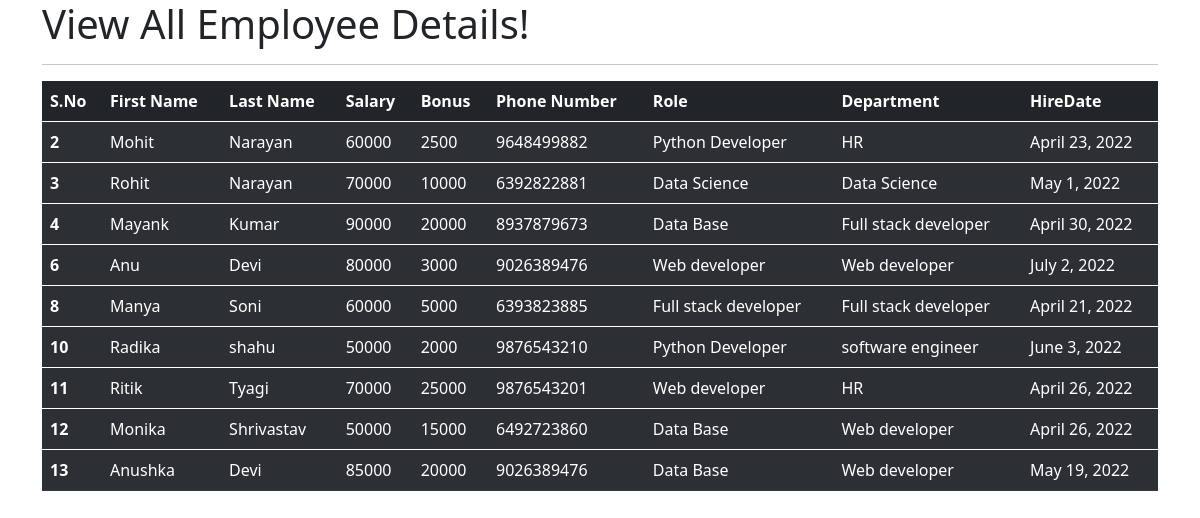
The page /all_emp on the database as committed earlier.
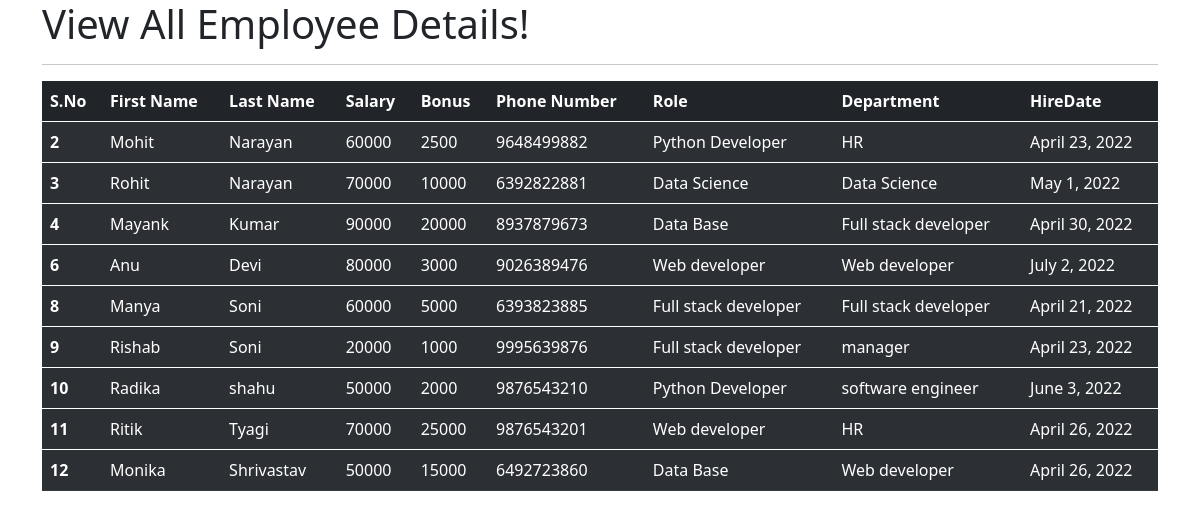
The same page on the database as committed later.
### emp_app/models.py (models this page shows, shortened)
class Employee(models.Model):
   first_name = models.CharField(max_length = 100, null=False)
   last_name = models.CharField(max_length = 100)
   dept = models.ForeignKey(Department, on_delete=models.CASCADE)
   salary = models.IntegerField(default=0)
   bonus = models.IntegerField(default=0)
   role = models.ForeignKey(Role, on_delete=models.CASCADE)
   phone = models.IntegerField(default=0)
   hire_date = models.DateField()
   def __str__(self):
        return "%s %s %s" %(self.first_name, self.last_name, self.phone)

class Role(models.Model):
    name = models.CharField(max_length = 100, null=False)

class Department(models.Model):
    name = models.CharField(max_length = 100, null=False)
    location = models.CharField(max_length = 100)

### emp_app/views.py (the view)
# urls.py: path('all_emp', views.all_emp, name='all_emp'),
def all_emp(request):
    emps = Employee.objects.all()
    context = {
        'emps':emps
    }
    print(context)
    return render(request,'view_all_emp.html',context)

### emp_app/templates/view_all_emp.html (shortened to what this page needs)
<!DOCTYPE html>
<html lang="en">
<head>
    <link href="https://cdn.jsdelivr.net/npm/bootstrap@5.0.2/dist/css/bootstrap.min.css" rel="stylesheet">
</head>
<body>
    <div class="container">
        <h1>View All Employee Details!</h1>
        <hr>
        <table class="table table-dark table-striped">
            <thead>
              <tr>
                <th scope="col">S.No</th>
                <th scope="col">First Name</th>
                <th scope="col">Last Name</th>
                <th scope="col">Salary</th>
                <th scope="col">Bonus</th>
                <th scope="col">Phone Number</th>
                <th scope="col">Role</th>
                <th scope="col">Department</th>
                <th scope="col">HireDate</th>
              </tr>
            </thead>
                   {% for emp in emps %}
            <tbody>
              <tr>
                <th scope="row">{{emp.id}}</th>
                <td>{{emp.first_name}}</td>
                <td>{{emp.last_name}}</td>
                <td>{{emp.salary}}</td>
                <td>{{emp.bonus}}</td>
                <td>{{emp.phone}}</td>
                <td>{{emp.role.name}}</td>
                <td>{{emp.dept.name}}</td>
                <td>{{emp.hire_date}}</td>
              </tr>
            </tbody>
                 {% endfor %}
          </table>
    </div>
  </body>
</html>

Rows that differ between the two databases and show on the page:
removed Employee: id "13", first_name "Anushka", last_name "Devi", salary "85000", bonus "20000", phone "9026389476", role.name "Data Base", dept.name "Web developer", hire_date "May 19, 2022"
added Employee: id "9", first_name "Rishab", last_name "Soni", salary "20000", bonus "1000", phone "9995639876", role.name "Full stack developer", dept.name "manager", hire_date "April 23, 2022"
